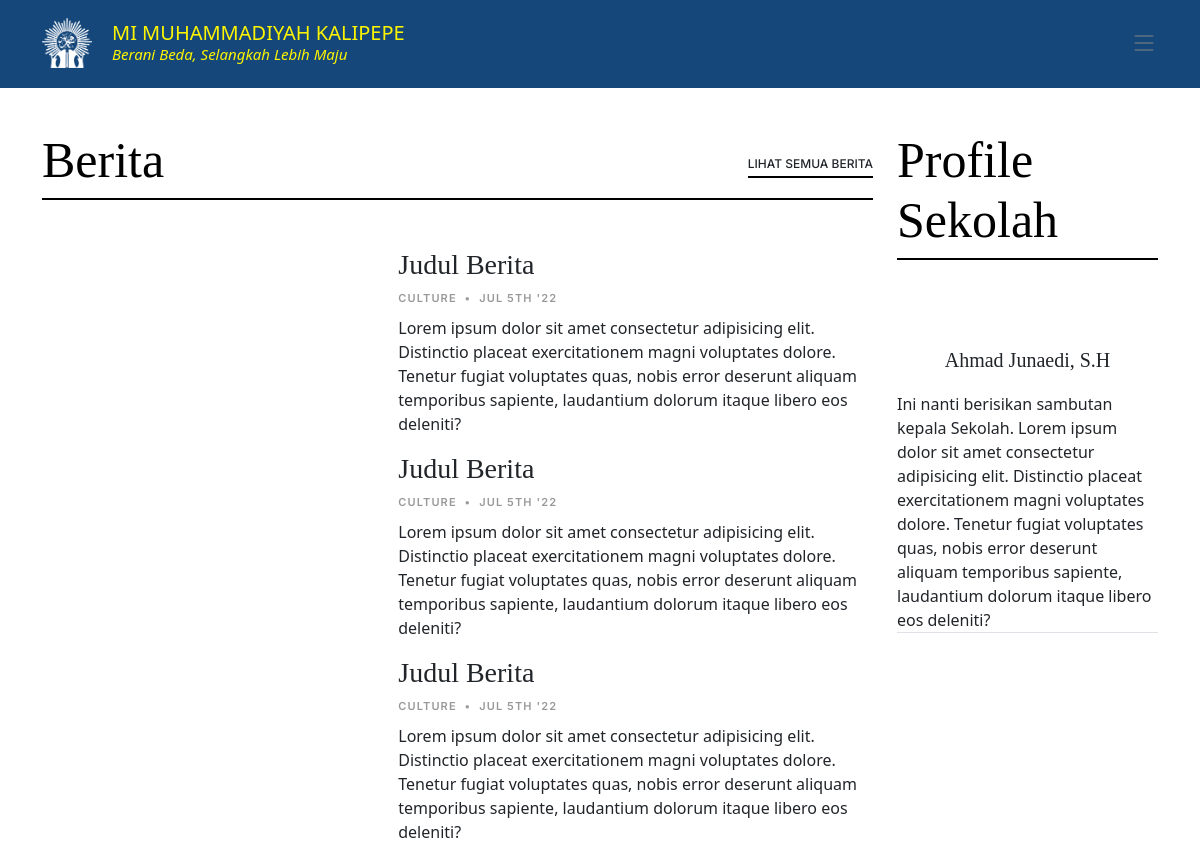
Before: / (upper part) with the older database file.
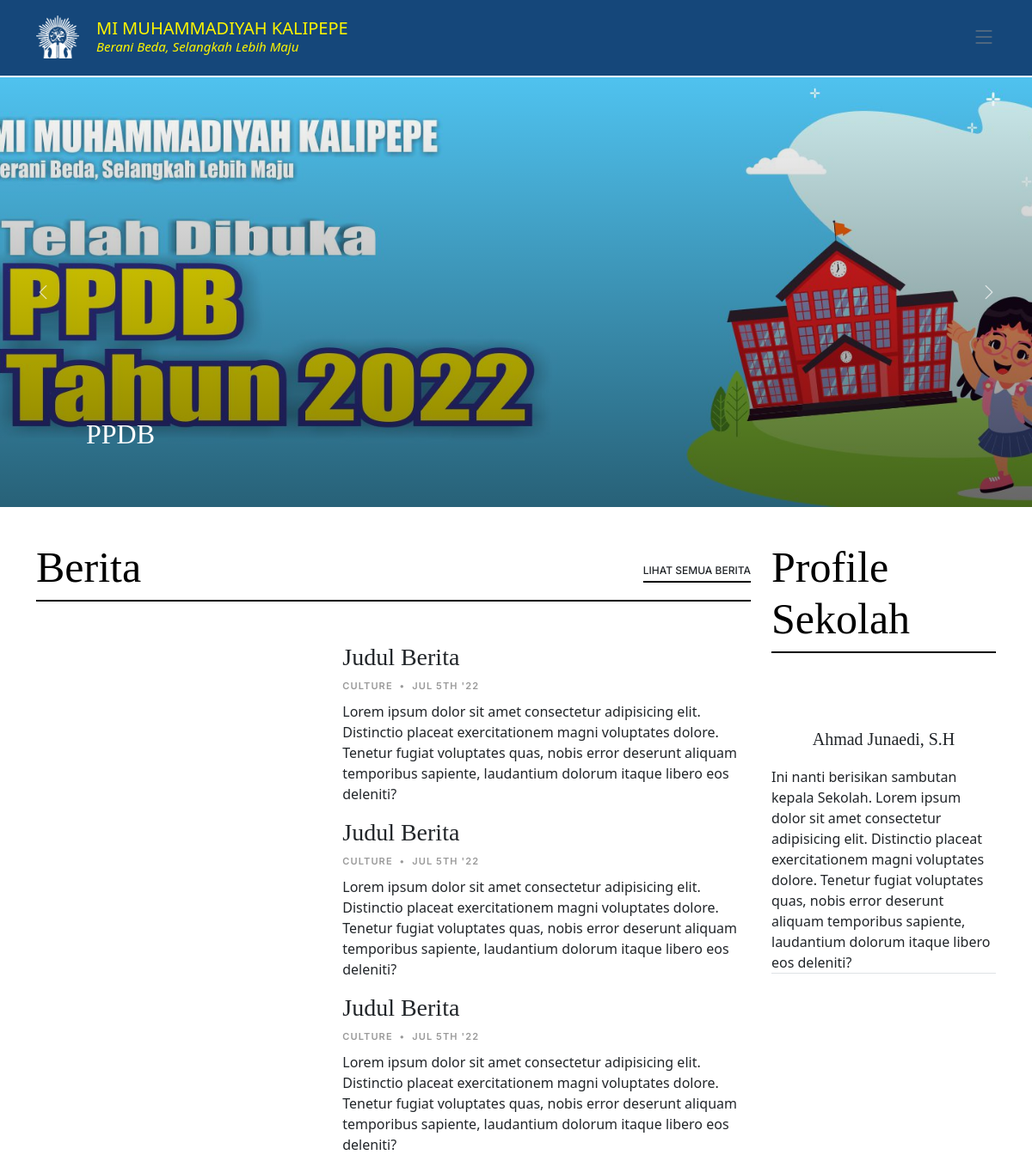
After: the same page with the newer database file.
### tables this page shows
CREATE TABLE `tb_carousel` (
  `id_carousel` int(11) NOT NULL,
  `gambar` varchar(255) NOT NULL,
  `headline` varchar(32) NOT NULL,
  `deskripsi` text NOT NULL,
  `status` varchar(15) NOT NULL,
  `tanggal_post` date NOT NULL DEFAULT current_timestamp()
);

### application/controllers/Home.php (called while the page is built, shortened)
<?php
class Home extends CI_Controller {
	public function __construct(){
		$this->load->model('main_model','', TRUE);
		$this->load->model('m_app','', TRUE);
		$this->load->model('ModelBerita','', TRUE);
		$this->load->library('pagination');
		$this->load->helper('url');
	}
	public function index()	{
		$data['carousel'] = $this->main_model->getCarousel(3);
		$data['galeri'] = $this->main_model->getGaleri(6);
		$this->load->view('index',$data);
	}
}

### index.php (called while the page is built, shortened)
<?php
require_once BASEPATH.'core/CodeIgniter.php';

### application/models/Main_model.php (called while the page is built, shortened)
<?php
class Main_model extends CI_Model{
	public function getCarousel($limit){
		return $this->db->get('tb_carousel', $limit)->result();
	}
}
 ?>

### application/views/index.php (the view, shortened to what the changed rows need)
<!DOCTYPE html>
<html lang="en">
<head>
</head>
<body>
  <main id="main">
    <section id="hero-slider" class="hero-slider">
      <div class="container-fluid " data-aos="fade-in">
        <div class="row">
            <div class="swiper sliderFeaturedPosts">
              <div class="swiper-wrapper">
                <?php foreach ($carousel as $crs) { ?>
                <div class="swiper-slide">
                  <a href="single-post.html" class="img-bg d-flex align-items-end" style="background-image: url('<?php echo base_url().'assets/foto/carousel/'.$crs->gambar ?>');">
                    <div class="img-bg-inner">
                      <h2><?php echo $crs->headline ?></h2>
                    </div>
                  </a>
                </div>
                <?php } ?>
              </div>
              <div class="custom-swiper-button-next">
                <span class="bi-chevron-right"></span>
              </div>
              <div class="custom-swiper-button-prev">
                <span class="bi-chevron-left"></span>
              </div>
            </div>
        </div>
      </div>
    </section>
    <section class="category-section">
      <div class="container" data-aos="fade-up">
        <div class="row">
          <div class="col-md-9 col-sm-12">
            <div class="section-header d-flex mb-5 justify-content-between align-items-center">
              <h2>Berita</h2>
            </div>
          </div>
          <div class="col-md-3 col-sm-12">
            <div class="section-header d-flex mb-5 justify-content-between align-items-center">
              <h2>Profile Sekolah</h2>
            </div>
            <div class="row">
              <div class="col-md-12">
                <div class="post-entry-1 border-bottom">
                  <h2 style="text-align: center;">Ahmad Junaedi, S.H</h2>
                </div>
              </div>
            </div>
          </div>
        </div>
      </div>
    </section>
  </main>
</body>
</html>

Changed rows visible on the page:
added tb_carousel: gambar (picture), headline "PPDB"
